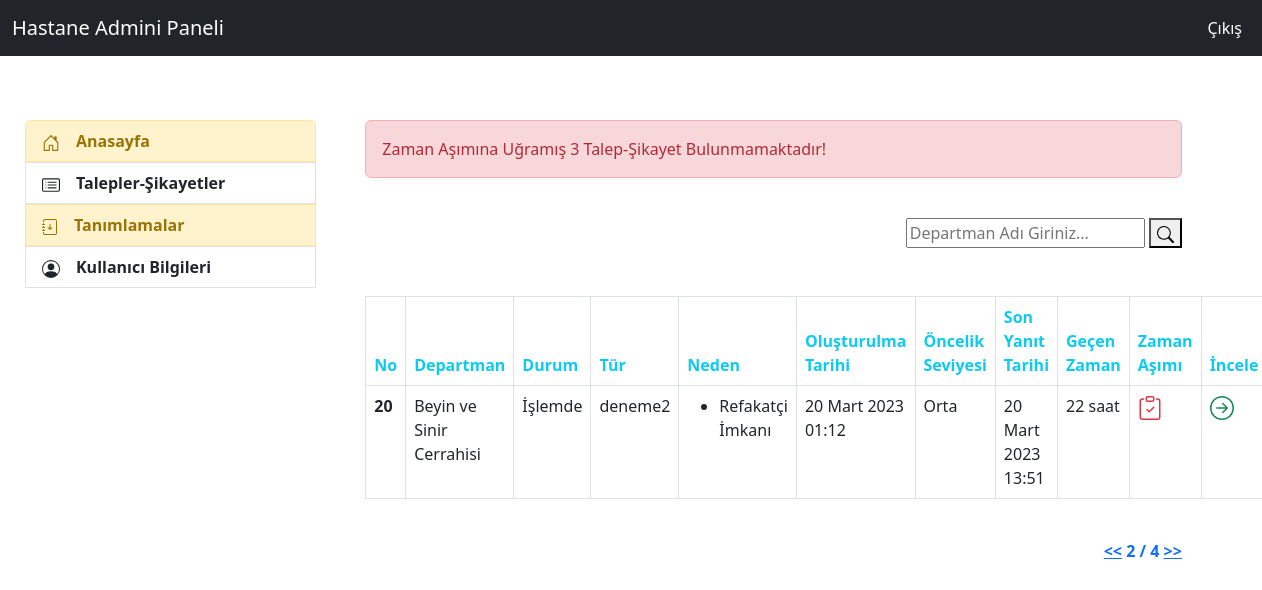
The page /feedbacks/admin_all_feedback?sayfa=2 (signed in) on the database its author committed.
### feedback/models.py (models this page shows, shortened)
class Feedback(models.Model):
    IdCompany = models.ForeignKey(Company,on_delete=models.CASCADE,verbose_name="Hastane")
    Name = models.CharField(max_length=30,verbose_name="Ad",null=True,blank=True)
    Surname = models.CharField(max_length=30,verbose_name="Soyad",null=True,blank=True)
    Email = models.EmailField(max_length=40,verbose_name="Email")
    PhoneNumber = PhoneNumberField(default="",verbose_name="Telefon Numarası")
    Content = models.TextField(verbose_name="Talep-Şikayet İçeriği")
    Photo = models.FileField(blank=True,null=True,verbose_name="Resim")
    IdDepartment = models.ForeignKey(Department,on_delete=models.CASCADE,verbose_name="Talep-Şikayet Departmanı")
    IdFeedbackType = models.ForeignKey(FeedbackType,on_delete=models.CASCADE,verbose_name="Talep-Şikayet Tipi")
    IdFeedbackSource = models.ManyToManyField(FeedbackSource,verbose_name="Talep-Şikayet Nedeni (Çoklu Seçim Yapılabilir) ")
    IdFeedbackReason = models.ManyToManyField(FeedbackReason,verbose_name="Talep-Şikayet Nedeni (Detay) (Çoklu Seçim Yapılabilir) ")
    IdFeedbackPersonel =models.ManyToManyField(FeedbackPersonel,verbose_name="Talep-Şikayet Personeli (Çoklu Seçim Yapılabilir) ")
    FeedbackOpenDate = models.DateTimeField(auto_now_add=True,verbose_name="Oluşturulma Tarihi")
    IdFeedbackPriorityLevel = models.ForeignKey(FeedbackPriorityLevel,null=True,on_delete=models.CASCADE,verbose_name="Talep-Şikayet Öncelik Seviyesi")
    IdFeedbackStatus = models.ForeignKey(FeedbackStatus,default=1,verbose_name="Talep-Şikayet Durumu",on_delete=models.CASCADE)
    FeedbackClosedDate= models.DateTimeField(auto_now=True,verbose_name="Talep-Şikayet Son İşlem Saati")
    LastSolveDate = models.DateTimeField(null=True,verbose_name="Talep ve Şikayetin Yanıtı İçin Gerekli Zaman(Ör: ..-..-.... 17:40)")
    DurationTime = models.CharField(max_length=100,verbose_name="Geçen Zaman",null=True)
    class Meta:
        ordering = ["IdFeedbackStatus__id","-IdFeedbackPriorityLevel__id"]

class Department(models.Model):
    idcompany= models.ForeignKey(Company,on_delete=models.CASCADE,verbose_name="dprt_company")
    name = models.CharField(max_length=50,verbose_name="Departman Adı")
    status = models.CharField(max_length=6,verbose_name="Durum",choices=status_choices)
    def __str__(self):
        return self.name

class FeedbackStatus(models.Model):
    IdCompany = models.ForeignKey(Company,verbose_name="status_ıdcompany",on_delete=models.CASCADE)
    name = models.CharField(max_length=7,verbose_name="Durum Adı",choices=f_status_choice)

class FeedbackType(models.Model):
    idcompany= models.ForeignKey(Company,on_delete=models.CASCADE,verbose_name="f_type_company")
    name = models.CharField(max_length=8,verbose_name="Talep-Şikayet Tipi")
    status = models.CharField(max_length=6,verbose_name="Durum",choices=status_choices)
    def __str__(self):
        return self.name

class FeedbackReason(models.Model):
    idcompany= models.ForeignKey(Company,on_delete=models.CASCADE,verbose_name="f_reason_company")
    name = models.CharField(max_length=35,verbose_name="Talep-Şikayet Nedeni Adı")
    status = models.CharField(max_length=6,verbose_name="Durum",choices=status_choices)

class FeedbackPriorityLevel(models.Model):
    idcompany= models.ForeignKey(Company,on_delete=models.CASCADE,verbose_name="f_priority_company")
    name = models.CharField(max_length=35,verbose_name="f_priority_name",choices=priority_choice)
    def __str__(self):
        return self.name

### feedback/views.py (the view)
# urls.py: path('admin_all_feedback',views.admin_all_feedback,name="admin_all_feedback"),
@login_required(login_url="user:login")
def admin_all_feedback(request):
    k_user = request.user
    d_user = UserAddProfile.objects.filter(user=k_user).first()
    company_id = d_user.user_company
    feedbacks_list = Feedback.objects.filter(IdCompany=company_id)
    for feedback in feedbacks_list:
        zaman(feedback)
    sayı = 0
    for feedback in feedbacks_list:
        zaman(feedback)
        if feedback.LastSolveDate != None:
            if feedback.FeedbackClosedDate > feedback.LastSolveDate:
                sayı +=1
    paginator = Paginator(feedbacks_list,1) #10 yap
    page = request.GET.get('sayfa')
    try:
        feedbacks = paginator.page(page)
    except PageNotAnInteger:
        feedbacks = paginator.page(1)
    except EmptyPage:
        feedbacks = paginator.page(paginator.num_pages)
    keyword = request.GET.get("keyword")
    if keyword:
        feedbacks = Feedback.objects.filter(
            Q(IdDepartment__name__icontains=keyword),
            Q(IdCompany=company_id),
        ).distinct()
    context={
        "feedbacks":feedbacks,
        "sayı":sayı
    }
    return render(request,"admin/index.html",context)

### feedback/views.py (called while the page is built)
def zaman(feedback):
        liste = list()
        time = now() - feedback.FeedbackOpenDate
        for t in str(time):
            liste.append(t)
        if liste[2] == "d":
            time = liste[0] + " gün"
        elif liste[0]=="0" and liste[1]==":":
            time = liste[2]+liste[3]+" dakika"
        elif liste[3]=="d":
            time = liste[0]+liste[1]+" gün"
        elif liste[1]==":" and int(liste[2]) == True :
            time = liste[0]+liste[1]+ " saat"
        elif liste[2] == ":" :
            time = liste[0]+liste[1]+ " saat"
        elif liste[1] == ":":
            time =liste[0]+ " saat"
        elif liste[2]=="m":
            time = liste[0] +" ay"
        elif liste[3]=="m":
            time = liste[0]+liste[1]+" ay"
        feedback.DurationTime = time
        feedback.save()

### templates/admin/index.html (shortened to what this page needs)
{% extends "admin/layout.html" %}
{% block content %}
{% if sayı != 0 %}
    <div class="alert alert-danger">
        Zaman Aşımına Uğramış {{sayı}} Talep-Şikayet Bulunmamaktadır!
    </div><br>
{% endif %}
{% if feedbacks %}
    <div class="d-flex justify-content-end ">
        <form>
            <input type="text" name = "keyword" class="input-sm" maxlength="20"  placeholder="Departman Adı Giriniz..." value="{{request.GET.keyword}}">
            <button type="submit"></button>
        </form>
    </div><br><br>
<table class="table table-bordered">
  <thead>
    <tr>
      <th scope="col" class="text-info gradient">No</th>
      <th scope="col" class="text-info">Departman</th>
      <th scope="col" class="text-info">Durum</th>
      <th scope="col" class="text-info">Tür</th>
      <th scope="col" class="text-info">Neden</th>
      <th scope="col" class="text-info">Oluşturulma Tarihi</th>
      <th scope="col" class="text-info">Öncelik Seviyesi</th>
      <th scope="col" class="text-info">Son Yanıt Tarihi</th>
      <th scope="col" class="text-info">Geçen Zaman</th>
      <th scope="col" class="text-info">Zaman Aşımı</th>
      <th scope="col" class="text-info">İncele</th>
    </tr>
  </thead>
  <tbody>
        {% for feedback in feedbacks %}
                <tr>
                <td><b>{{feedback.id}}</b></td>
                <td>{{feedback.IdDepartment}}</td>
                <td>{{feedback.IdFeedbackStatus.name}}</td>
                <td>{{feedback.IdFeedbackType}}</td>
                <td>
                {% for f_reason in feedback.IdFeedbackReason.all %}
                    <ul><li>{{f_reason.name}}</li></ul>
                {% endfor %}
                </td>
                <td>{{feedback.FeedbackOpenDate}}</td>
                {% if feedback.IdFeedbackPriorityLevel == None %}
                    <td class= "text-success">İncele --> Güncelle </td>
                {% else %}
                    <td>{{feedback.IdFeedbackPriorityLevel}}</td>
                {% endif %}
                {% if feedback.LastSolveDate == None %}
                    <td class= "text-success">İncele --> Güncelle </td>
                {% else %}
                    <td>{{feedback.LastSolveDate}}</td>
                {% endif %}
                {% if feedback.DurationTime == None %}
                    <td class= "text-success">İncele --> Güncelle </td>
                {% else %}
                    <td>{{feedback.DurationTime}}</td>
                {% endif %}
                {% if feedback.FeedbackClosedDate > feedback.LastSolveDate %}
                    <td class="text-danger"><b></b></td>
                {% endif %}
                <td><a href="{% url 'feedback:admin_feedback_detail' feedback.id %}" class="text-success">
                <b></b></a></td>
                </tr>
        {% endfor %}
      </tbody>
    </table><br>
        <div class="d-flex justify-content-end ">
            <div class="pagination">
                <span class="step-links">
                    {% if feedbacks.has_previous %}
                        <a class="text-primary" href="?sayfa={{ feeedbacks.previous_page_number }}{% if request.GET.keyword %}&keyword={{ request.GET.keyword }}{% endif %}"><b><<</b></a>
                    {% endif %}
                    <span class="text-primary">
                      <b>{{ feedbacks.number }} / {{ feedbacks.paginator.num_pages }}</b>
                    </span>
                    {% if feedbacks.has_next %}
                        <a class="text-primary" href="?sayfa={{ feedbacks.next_page_number }}{% if request.GET.keyword %}&keyword={{ request.GET.keyword }}{% endif %}"><b>>></b></a>
                    {% endif %}
                </span>
            </div>
        </div>
{% endif %}
{% endblock content %}

### rows shown on the page
Feedback: id "20", IdDepartment "Beyin ve Sinir Cerrahisi", IdFeedbackStatus.name "İşlemde", IdFeedbackType "deneme2", FeedbackOpenDate "20 Mart 2023 01:12", IdFeedbackPriorityLevel "Orta", LastSolveDate "20 Mart 2023 13:51", DurationTime "22 saat"
FeedbackReason: name "Refakatçi İmkanı"

### other values the page prints
{{ sayı }} "3"
{{ feedbacks.number }} "2"
{{ feedbacks.paginator.num_pages }} "4"
